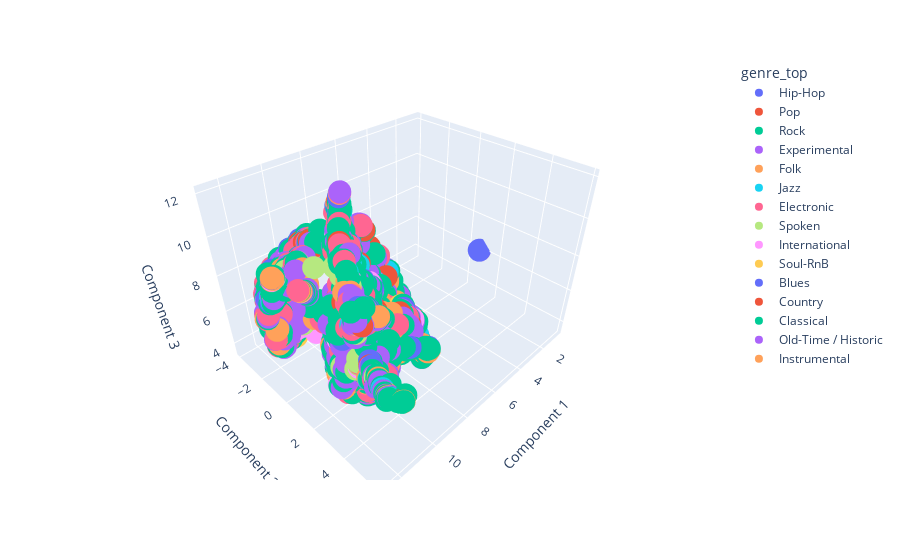

This figure's notebook cell:
### Markdown cell above
### PCA + UMAP

### Code cell
pca = PCA()

reducer = umap.UMAP(n_components = 3)

principalComponents = pd.DataFrame(data = reducer.fit_transform(pca.fit_transform(X)), columns = ['Component 1', 'Component 2', 'Component 3'])
finalDf = pd.concat([principalComponents, y], axis = 1).dropna()

fig = px.scatter_3d(finalDf, x = 'Component 1', y = 'Component 2', z = 'Component 3', color = 'genre_top')
fig.show()
